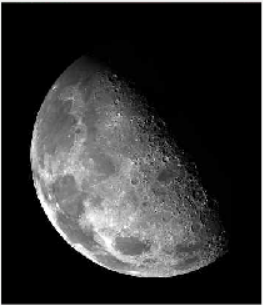
#> input picture DIP/images/moon.png, 263 x 305 px
$ python 'Task_6_Laplacian Filter_2.py'   (older library calls are emulated)
#> lines starting #> are read from the running program, lines starting #| are printed output that depends on the picture
import cv2
import matplotlib.pyplot as plt
import numpy as np

# Read the image
img = cv2.imread('images/moon.png')  # Replace with your image path
#> img is the input picture: shape (305, 263, 3); mean B, G, R 47.6, 47.6, 47.6
img = cv2.cvtColor(img, cv2.COLOR_BGR2RGB)

# Apply a blur to reduce noise
blur1 = cv2.blur(img, (3, 3))
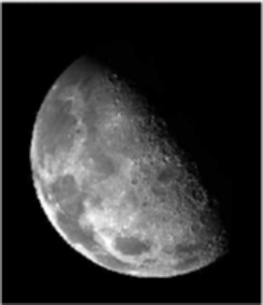
#> blur1: shape (305, 263, 3); mean R, G, B 47.2, 47.2, 47.2

# Apply the Laplacian operator
laplacian = cv2.Laplacian(blur1, cv2.CV_64F)
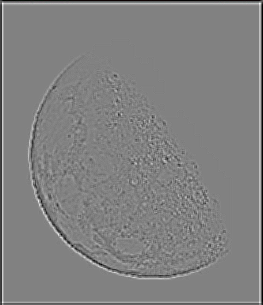
#> laplacian: shape (305, 263, 3) float64; mean R, G, B -0.4, -0.5, -0.5; drawn with min black and max white
laplacian = np.uint8(np.absolute(laplacian))  # Convert to uint8
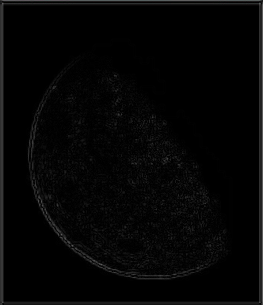
#> laplacian: shape (305, 263, 3); mean R, G, B 5.1, 5.1, 5.1

# Create the sharpened image by adding the Laplacian result to the blurred image
img_new = cv2.add(blur1, laplacian)
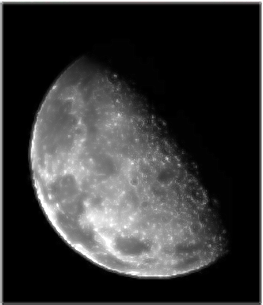
#> img_new: shape (305, 263, 3); mean R, G, B 52, 52, 51.9

# Set up the figure for subplots
fig = plt.figure(figsize=(15, 5))

# Original image
plt.subplot(1, 3, 1)
plt.imshow(img)
plt.title('Original Image')
plt.axis('off')

# Laplacian image
plt.subplot(1, 3, 2)
plt.imshow(laplacian, cmap='gray')
plt.title('Laplacian Image')
plt.axis('off')

# Sharpened image
plt.subplot(1, 3, 3)
plt.imshow(img_new)
plt.title('Sharpened Image')
plt.axis('off')

plt.tight_layout()
plt.show()
